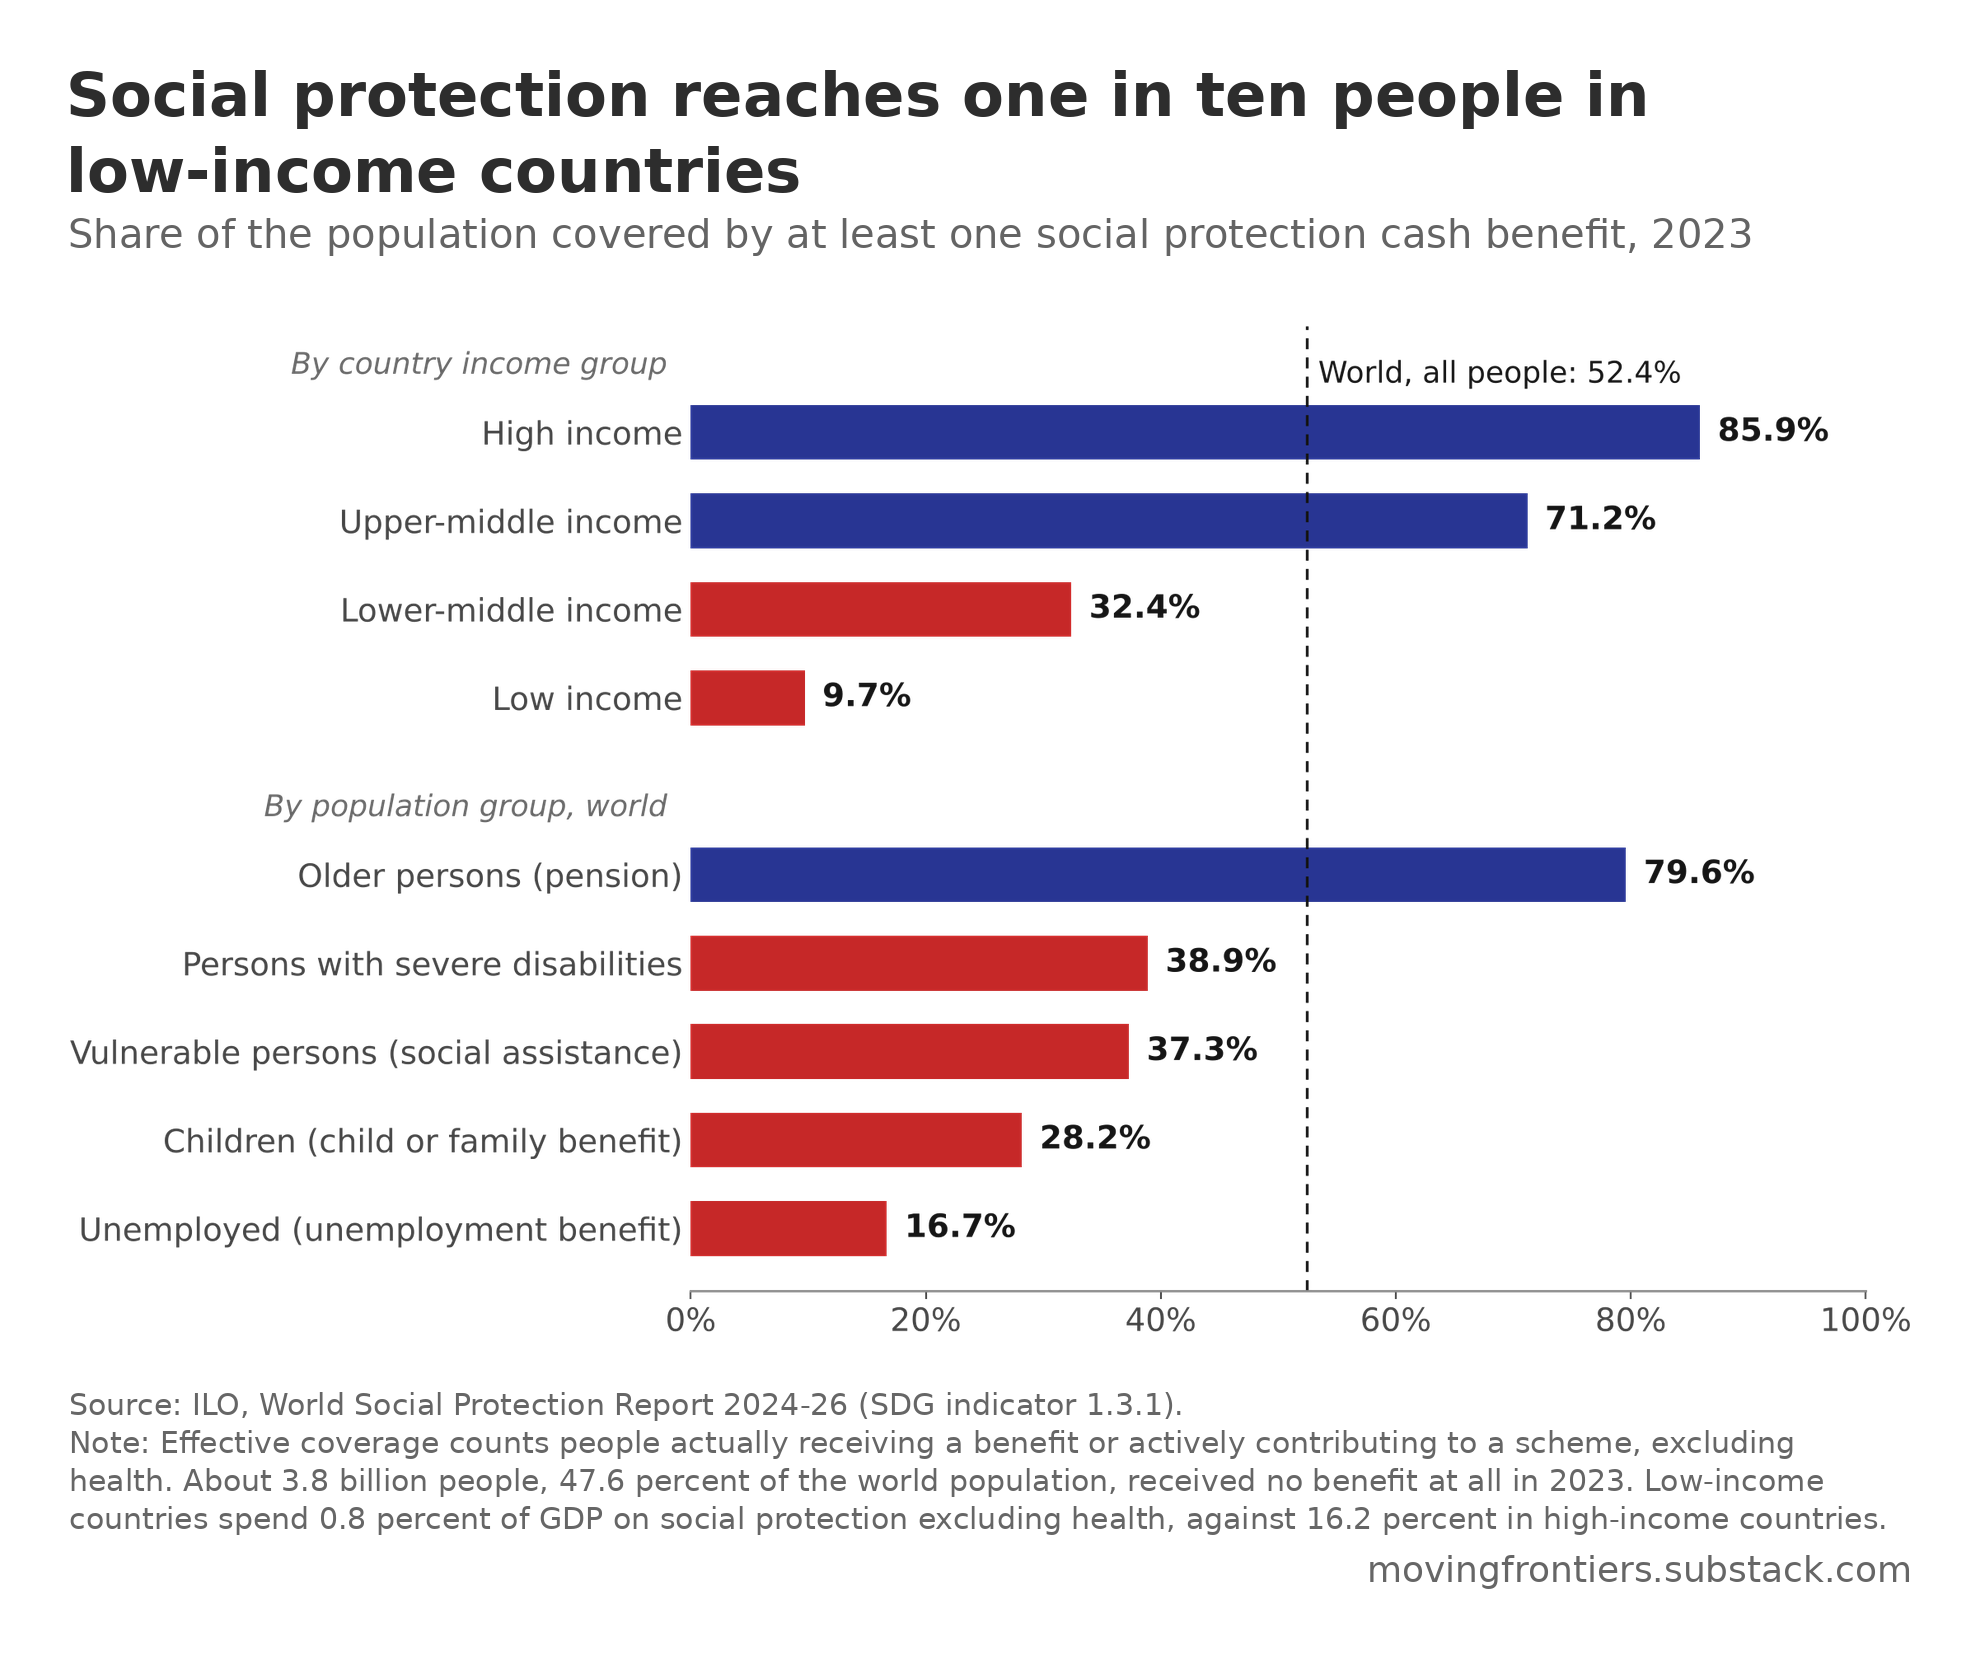

This chart was generated by the following Python code:
"""Chart 7: social protection coverage.
Self-contained: house style and data are embedded. Requires numpy, matplotlib and Pillow.
Run: python chart-7-social-protection-coverage.py  -> writes chart-7-social-protection-coverage.png and chart-7-social-protection-coverage.csv
"""
# ---- Moving Frontiers house style (inlined) -------------------------------
# Plot in matplotlib on a transparent canvas, then compose() lays out title,
# subtitle, plot, caption and watermark in PIL with every gap measured ink to
# ink, and verify() re-measures the finished PNG and asserts the gaps.
import io, textwrap
import numpy as np
import matplotlib
matplotlib.use("Agg")
import matplotlib.pyplot as plt
from matplotlib import font_manager
from PIL import Image, ImageDraw, ImageFont

RED, GOLD, GREEN, BLUE, GREY = "#C62828", "#F9A825", "#00897B", "#283593", "#888888"
INK, PAPER = "#141414", "#FFFFFF"
def palette(n):
    return [[BLUE], [BLUE, RED], [BLUE, RED, GREEN], [BLUE, RED, GREEN, GOLD]][n - 1]

REF_W = 1980
GAP_TITLE_SUB, GAP_SUB_PLOT, GAP_PLOT_CAP, GAP_CAP_MARK, BORDER = 25, 70, 60, 20, 70
TITLE_PX, SUB_PX, CAP_PX = 61, 40, 30          # at REF_W; title ~3.1% of width
TITLE_RGB, SUB_RGB, CAP_RGB = (45, 45, 45), (100, 100, 100), (102, 102, 102)
WATERMARK = "movingfrontiers.substack.com"

_fp = font_manager.findfont("DejaVu Sans")
_fpb = font_manager.findfont(font_manager.FontProperties(family="DejaVu Sans", weight="bold"))
def _font(px, bold=False):
    return ImageFont.truetype(_fpb if bold else _fp, px)

plt.rcParams.update({
    "font.family": "DejaVu Sans", "font.size": 15,
    "xtick.labelsize": 14, "ytick.labelsize": 14, "legend.fontsize": 14,
    "axes.labelsize": 15, "axes.edgecolor": "#888888", "axes.linewidth": 1.0,
    "axes.facecolor": PAPER, "figure.facecolor": "none", "savefig.facecolor": "none",
    "axes.spines.top": False, "axes.spines.right": False,
    "xtick.color": "#444444", "ytick.color": "#444444", "text.color": INK,
})

def new_figure(w_in=9.2, h_in=7.34, dpi=200):
    fig = plt.figure(figsize=(w_in, h_in), dpi=dpi)
    return fig

def render_plot(fig):
    """Rasterise the figure on a transparent background and crop to its ink."""
    buf = io.BytesIO()
    fig.savefig(buf, format="png", dpi=fig.dpi, transparent=True, bbox_inches="tight", pad_inches=0.05)
    buf.seek(0)
    im = Image.open(buf).convert("RGBA")
    bbox = im.getchannel("A").getbbox()
    return im.crop(bbox)

def _text_layer(text, px, rgb, bold=False, width_px=None, align="left", linespacing=1.25):
    """Render wrapped text on a transparent layer cropped to its ink."""
    font = _font(px, bold)
    if width_px:
        # wrap by measured width
        lines = []
        for para in text.split("\n"):
            words, cur = para.split(), ""
            for w in words:
                t = (cur + " " + w).strip()
                if font.getlength(t) <= width_px or not cur:
                    cur = t
                else:
                    lines.append(cur); cur = w
            lines.append(cur)
    else:
        lines = text.split("\n")
    lh = int(round(px * linespacing))
    H = lh * len(lines) + px
    W = int(max(font.getlength(l) for l in lines)) + px
    layer = Image.new("RGBA", (W, H), (0, 0, 0, 0))
    d = ImageDraw.Draw(layer)
    for i, l in enumerate(lines):
        x = 0 if align == "left" else W - px - font.getlength(l)
        d.text((x, i * lh), l, font=font, fill=rgb + (255,))
    return layer.crop(layer.getchannel("A").getbbox())

def compose(plot_im, title, subtitle, source, note=None, out="chart.png", csv=None, csv_rows=None, W=REF_W):
    s = W / REF_W
    inner = W - 2 * BORDER
    # scale the plot to the inner width
    pw, ph = plot_im.size
    if pw != inner:
        plot_im = plot_im.resize((inner, int(ph * inner / pw)), Image.LANCZOS)
    t_layer = _text_layer(title, int(TITLE_PX * s), TITLE_RGB, bold=True, width_px=inner)
    s_layer = _text_layer(subtitle, int(SUB_PX * s), SUB_RGB, width_px=inner)
    cap = "Source: " + source + ("\nNote: " + note if note else "")
    c_layer = _text_layer(cap, int(CAP_PX * s), CAP_RGB, width_px=inner)
    m_layer = _text_layer(WATERMARK, int(CAP_PX * 1.2 * s), CAP_RGB)
    H = (BORDER + t_layer.height + GAP_TITLE_SUB + s_layer.height + GAP_SUB_PLOT + plot_im.height
         + GAP_PLOT_CAP + c_layer.height + GAP_CAP_MARK + m_layer.height + BORDER)
    canvas = Image.new("RGB", (W, H), (255, 255, 255))
    y = BORDER
    canvas.paste(t_layer, (BORDER, y), t_layer); y += t_layer.height + GAP_TITLE_SUB
    canvas.paste(s_layer, (BORDER, y), s_layer); y += s_layer.height + GAP_SUB_PLOT
    canvas.paste(plot_im, (BORDER, y), plot_im); y += plot_im.height + GAP_PLOT_CAP
    canvas.paste(c_layer, (BORDER, y), c_layer); y += c_layer.height + GAP_CAP_MARK
    canvas.paste(m_layer, (W - BORDER - m_layer.width, y), m_layer)
    canvas.save(out, dpi=(200, 200))
    if csv and csv_rows:
        import csv as _csv
        with open(csv, "w", newline="") as f:
            _csv.writer(f).writerows(csv_rows)
    verify(out, (t_layer.height, s_layer.height, plot_im.height, c_layer.height, m_layer.height))
    return out

def verify(path, heights):
    """Scan rows of the finished PNG for ink and assert the vertical gaps."""
    a = np.asarray(Image.open(path).convert("L"))
    ink_rows = np.where((a < 250).any(axis=1))[0]
    ink_cols = np.where((a < 250).any(axis=0))[0]
    assert ink_rows[0] == BORDER and ink_cols[0] == BORDER, ("border", ink_rows[0], ink_cols[0])
    assert a.shape[0] - 1 - ink_rows[-1] == BORDER, ("bottom border", a.shape[0] - 1 - ink_rows[-1])
    # blocks of ink separated by white gaps
    gaps, prev = [], ink_rows[0]
    for r in ink_rows[1:]:
        if r - prev > 1:
            gaps.append(r - prev - 1)
        prev = r
    expected = [GAP_TITLE_SUB, GAP_SUB_PLOT, GAP_PLOT_CAP, GAP_CAP_MARK]
    found = [g for g in gaps if g >= GAP_CAP_MARK - 1]
    # the four structural gaps must be present in order (text lines create smaller gaps)
    ok = [g for g in found if g in expected or g - 1 in expected or g + 1 in expected]
    assert len(ok) >= 4, ("structural gaps", found)
    print(f"verified {path}: size {a.shape[1]}x{a.shape[0]}, gaps {found}")
# ---------------------------------------------------------------------------

# ILO, World Social Protection Report 2024-26. Share covered by at least one cash benefit, 2023 (%).
income = [("High income", 85.9), ("Upper-middle income", 71.2), ("Lower-middle income", 32.4), ("Low income", 9.7)]
groups = [("Older persons (pension)", 79.6), ("Persons with severe disabilities", 38.9),
          ("Vulnerable persons (social assistance)", 37.3), ("Children (child or family benefit)", 28.2),
          ("Unemployed (unemployment benefit)", 16.7)]
world = 52.4

labels = [g[0] for g in groups][::-1] + [""] + [i[0] for i in income][::-1]
vals = [g[1] for g in groups][::-1] + [0] + [i[1] for i in income][::-1]
cols = [RED if v < world else BLUE for v in vals]

fig = new_figure(9.2, 7.6)
ax = fig.add_subplot(111)
ypos = list(range(len(labels)))
bars = ax.barh(ypos, vals, color=cols, height=0.62)
for y, v in zip(ypos, vals):
    if v:
        ax.text(v + 1.5, y, f"{v:.1f}%", va="center", ha="left", fontsize=14, color=INK, fontweight="bold")
ax.set_yticks(ypos)
ax.set_yticklabels(labels)
ax.axvline(world, color=INK, lw=1.2, ls=(0, (4, 3)))
ax.text(world + 1, len(labels) - 0.35, f"World, all people: {world}%", fontsize=13, color=INK, ha="left", va="center")
ax.set_xlim(0, 100)
ax.set_xticks(range(0, 101, 20))
ax.set_xticklabels([f"{v}%" for v in range(0, 101, 20)])
ax.set_ylim(-0.7, len(labels) + 0.2)
ax.tick_params(axis="y", length=0)
ax.spines["left"].set_visible(False)
# section labels
ax.text(-2, len(labels) - 1 + 0.75, "By country income group", fontsize=13, color="#666", ha="right", va="center", fontstyle="italic")
ax.text(-2, len(groups) - 1 + 0.75, "By population group, world", fontsize=13, color="#666", ha="right", va="center", fontstyle="italic")

compose(render_plot(fig),
        title="Social protection reaches one in ten people in low-income countries",
        subtitle="Share of the population covered by at least one social protection cash benefit, 2023",
        source="ILO, World Social Protection Report 2024-26 (SDG indicator 1.3.1).",
        note="Effective coverage counts people actually receiving a benefit or actively contributing to a scheme, excluding health. About 3.8 billion people, 47.6 percent of the world population, received no benefit at all in 2023. Low-income countries spend 0.8 percent of GDP on social protection excluding health, against 16.2 percent in high-income countries.",
        out="chart-7-social-protection-coverage.png", csv="chart-7-social-protection-coverage.csv",
        csv_rows=[["group", "coverage_pct_2023"]] + [[i[0], i[1]] for i in income] + [[g[0], g[1]] for g in groups] + [["World, all people", world]])
